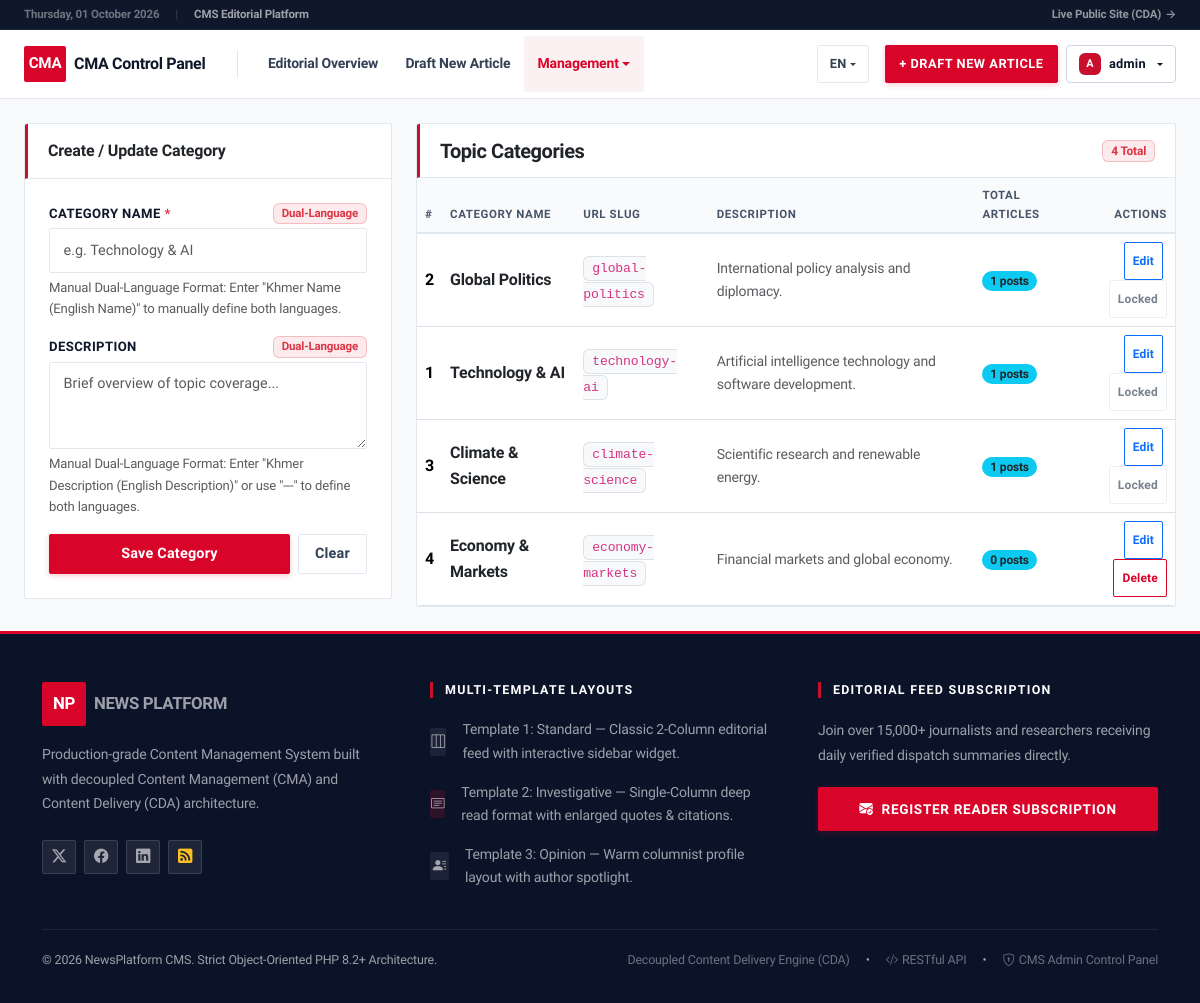
Screenshot of /admin/categories.php (signed in) with the database file from the repository.
### tables this page shows
CREATE TABLE IF NOT EXISTS `categories` (
  `id` INT AUTO_INCREMENT PRIMARY KEY,
  `name` VARCHAR(100) NOT NULL,
  `slug` VARCHAR(100) NOT NULL UNIQUE,
  `description` VARCHAR(255) NULL,
  `created_at` DATETIME NOT NULL DEFAULT CURRENT_TIMESTAMP
);

### templates/admin/views/categories.php (the view, shortened to what the rows shown need)
<div class="container-fluid px-4 py-4">
    <div class="row g-4">
        <div class="col-lg-8">
            <div class="card admin-card-clean">
                <div class="table-responsive admin-scroll-table">
                    <table class="table table-hover align-middle mb-0">
                        <thead class="table-light">
                            <tr>
                                <th>#</th>
                                <th><?= __('category_name') ?></th>
                                <th><?= __('url_slug') ?></th>
                                <th><?= __('description') ?></th>
                                <th><?= __('total_articles') ?></th>
                                <th class="text-end"><?= __('actions') ?></th>
                            </tr>
                        </thead>
                        <tbody>
                            <?php foreach ($categories as $cat) { ?>
                                <tr>
                                    <td class="fw-bold"><?= $cat['id'] ?></td>
                                    <td class="fw-bold text-dark"><?= e(cat_name($cat['name'])) ?></td>
                                    <td><code
                                            class="text-xs bg-light px-2 py-1 border rounded"><?= e($cat['slug']) ?></code>
                                    </td>
                                    <td class="text-muted small"><?= e(cat_desc($cat['description']) ?: __('no_description')) ?></td>
                                    <td>
                                        <span class="badge bg-info text-dark rounded-pill px-2.5 py-1">
                                            <?= number_format((int) $cat['article_count']) ?>     <?= __('posts') ?>
                                        </span>
                                    </td>
                                    <td class="text-end">
                                        <button class="btn btn-sm btn-outline-primary me-1 px-2 py-0.5"
                                            style="font-size:0.75rem;"
                                            onclick="editCategory(<?= htmlspecialchars(json_encode($cat), ENT_QUOTES, 'UTF-8') ?>)">
                                            <?= __('edit') ?>
                                        </button>
                                        <?php if ((int) $cat['article_count'] === 0) { ?>
                                            <?php $delUrl = url('admin/categories.php?action=delete&id=' . $cat['id'] . '&csrf_token=' . e($csrfToken)); ?>
                                            <button type="button" class="btn btn-sm btn-outline-danger px-2 py-0.5" style="font-size:0.75rem;"
                                                onclick="confirmDeleteCard('<?= e($delUrl) ?>', '<?= e(addslashes(cat_name($cat['name']))) ?>')">
                                                <?= __('delete') ?>
                                            </button>
                                        <?php } else { ?>
                                            <button class="btn btn-sm btn-outline-secondary px-2 py-0.5"
                                                style="font-size:0.75rem;" disabled
                                                title="Cannot delete: linked articles exist">
                                                <?= __('locked') ?>
                                            </button>
                                        <?php } ?>
                                    </td>
                                </tr>
                            <?php } ?>
                        </tbody>
                    </table>
                </div>
            </div>
        </div>
    </div>
</div>

### rows the page displays
categories: id "2", name "Global Politics", slug "global-politics", description "International policy analysis and diplomacy.", article_count "1"
categories: id "1", name "Technology & AI", slug "technology-ai", description "Artificial intelligence technology and software development.", article_count "1"
categories: id "3", name "Climate & Science", slug "climate-science", description "Scientific research and renewable energy.", article_count "1"
categories: id "4", name "Economy & Markets", slug "economy-markets", description "Financial markets and global economy.", article_count "0"

### other values shown
__('live_public_site') "Live Public Site (CDA)"
__('admin_portal') "CMA Control Panel"
__('editorial_overview') "Editorial Overview"
__('draft_new_article') "Draft New Article"
__('management') "Management"
__('draft_new_article') "DRAFT NEW ARTICLE"
substr($currentUser['username'], 0, 1) "A"
$currentUser['username'] "admin"
__('create_update_category') "Create / Update Category"
__('category_name') "CATEGORY NAME"
__('dual_language_badge') "Dual-Language"
__('manual_translation_hint_cat') "Manual Dual-Language Format: Enter \"Khmer Name (English Name)\" to manually define both languages."
__('description') "DESCRIPTION"
__('manual_translation_hint_desc') "Manual Dual-Language Format: Enter \"Khmer Description (English Description)\" or use \"---\" to define both languages."
__('save_category') "Save Category"
